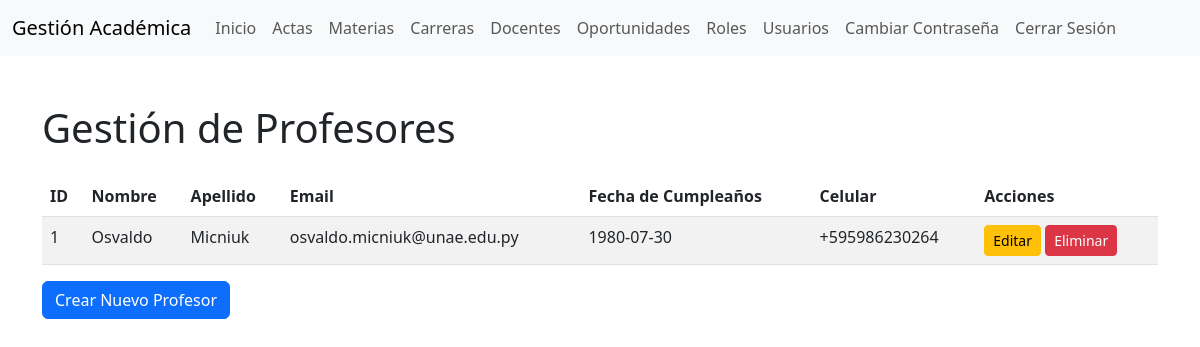
The page /profesores/index.php (signed in) on the database its author committed.
### tables this page shows
CREATE TABLE `docentes` (
  `id` int(11) NOT NULL,
  `doce_cumple` date DEFAULT NULL,
  `created_date_time` datetime(6) DEFAULT NULL,
  `doce_nombre` varchar(80) NOT NULL,
  `doce_apellido` varchar(80) NOT NULL,
  `doce_mail` varchar(80) DEFAULT NULL,
  `updated_date_time` datetime(6) DEFAULT NULL,
  `doce_cel` varchar(60) NOT NULL
);

### classes/Profesores.php (called while the page is built, shortened)
<?php
class Profesores {
    private $conn;
    private $table = 'docentes';
    public function __construct($db) {
        $this->conn = $db;
    }
    public function obtenerProfesores() {
        $query = "SELECT * FROM " . $this->table;
        $result = $this->conn->query($query);
        return $result;
    }
}
?>

### public/profesores/index.php (the view, shortened to what this page needs)
<?php
require_once '../../classes/Profesores.php';
$database = new Database();
$db = $database->connect();
$profesores = new Profesores($db);
$result = $profesores->obtenerProfesores();
?>
<!DOCTYPE html>
<html lang="es">
<head>
    <link href="https://cdn.jsdelivr.net/npm/bootstrap@5.3.0/dist/css/bootstrap.min.css" rel="stylesheet">
</head>
<body>
     <?php include '../includes/navbar.php'; ?>
<div class="container mt-5">
    <h1 class="mb-4">Gestión de Profesores</h1>
    <table class="table table-striped">
        <thead>
        <tr>
            <th>ID</th>
            <th>Nombre</th>
            <th>Apellido</th>
            <th>Email</th>
            <th>Fecha de Cumpleaños</th>
            <th>Celular</th>
            <th>Acciones</th>
        </tr>
        </thead>
        <tbody>
        <?php while ($row = $result->fetch_assoc()): ?>
        <tr>
            <td><?php echo $row['id']; ?></td>
            <td><?php echo $row['doce_nombre']; ?></td>
            <td><?php echo $row['doce_apellido']; ?></td>
            <td><?php echo $row['doce_mail']; ?></td>
            <td><?php echo $row['doce_cumple']; ?></td>
            <td><?php echo $row['doce_cel']; ?></td>
            <td>
                <a href="editar.php?id=<?php echo $row['id']; ?>" class="btn btn-warning btn-sm">Editar</a>
                <a href="eliminar.php?id=<?php echo $row['id']; ?>" class="btn btn-danger btn-sm">Eliminar</a>
            </td>
        </tr>
        <?php endwhile; ?>
        </tbody>
    </table>
    <a href="crear.php" class="btn btn-primary">Crear Nuevo Profesor</a>
</div>
</body>
</html>

### rows shown on the page
docentes: id "1", doce_nombre "Osvaldo", doce_apellido "Micniuk", doce_mail "osvaldo.micniuk@unae.edu.py", doce_cumple "1980-07-30", doce_cel "+595986230264"
